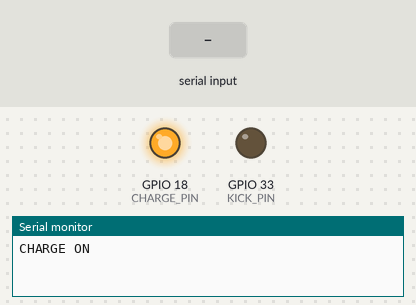
Recording of a sketch running on a simulated ESP32. Shown: output pins drawn as LEDs (lit = HIGH), the last lines printed to the serial monitor. Inputs (shaded band) come from the test bench.

Above: at 1.2 s.
1.3 s: "C0\n" received over Serial
At 2.3 s:
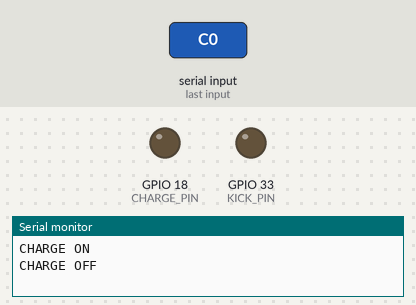
2.8 s: "C1\n" received over Serial
At 3.4 s:
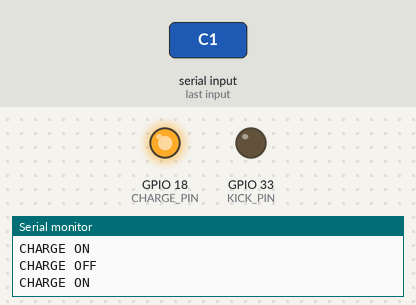
Timing chart, 0 to 5.8 s (numbered marks = the images above; inputs shaded):
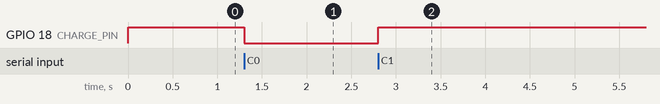

The sketch:

new_kicker_board_test.ino
```cpp
//Comandos:
//  C1           -> ligar carregamento
//  C0           -> desligar carregamento
//  K <micros>   -> chutar (exemplo: "K 800")

#define KICK_PIN    33
#define CHARGE_PIN  18

// regras de segurança
const unsigned long KICK_COOLDOWN_MS   = 2000; // entre chutes
const unsigned long TIME_AFTER_CHARGE  = 500;   // ms após desligar carga antes do chute
const unsigned long TIME_BEFORE_CHARGE = 10; // ms após desligar carga antes do chute
const unsigned long MIN_CHARGE_TIME_MS = 2000; // ms de carga antes de poder chutar

static bool charge_enabled = false;
static unsigned long charge_on_since_ms = 0;
static unsigned long last_kick_ms = 0;

void charge_on() {
  if (!charge_enabled) {
    digitalWrite(CHARGE_PIN, HIGH);
    charge_enabled = true;
    charge_on_since_ms = millis();
    Serial.println(F("CHARGE ON"));
  }
}

void charge_off() {
  if (charge_enabled) {
    digitalWrite(CHARGE_PIN, LOW);
    charge_enabled = false;
    Serial.println(F("CHARGE OFF"));
  }
}

bool can_kick_now() {
  unsigned long now = millis();

  if (!charge_enabled) {
    Serial.println(F("[BLOCK] Carregamento OFF"));
    return false;
  }
  if (now - charge_on_since_ms < MIN_CHARGE_TIME_MS) {
    Serial.print(F("[BLOCK] Carregando ha "));
    Serial.print(now - charge_on_since_ms);
    Serial.println(F(" ms (< 2000 ms)"));
    return false;
  }
  if (now - last_kick_ms < KICK_COOLDOWN_MS) {
    Serial.print(F("[BLOCK] Cooldown restante: "));
    Serial.print(KICK_COOLDOWN_MS - (now - last_kick_ms));
    Serial.println(F(" ms"));
    return false;
  }
  return true;
}

bool do_kick(uint32_t pulse_us) {
  if (!can_kick_now()) return false;

  charge_off();
  delay(TIME_AFTER_CHARGE);
  Serial.print(F("[KICK] Pulso de "));
  Serial.print(pulse_us);
  Serial.println(F(" us"));
  digitalWrite(KICK_PIN, HIGH);
  delayMicroseconds(pulse_us);
  digitalWrite(KICK_PIN, LOW);
  delayMicroseconds(TIME_BEFORE_CHARGE);

  last_kick_ms = millis();

  charge_on();

  return true;
}

void setup() {
  Serial.begin(115200);
  pinMode(KICK_PIN, OUTPUT);
  pinMode(CHARGE_PIN, OUTPUT);
  digitalWrite(KICK_PIN, LOW);
  digitalWrite(CHARGE_PIN, LOW);
  charge_on();

  last_kick_ms = millis() - KICK_COOLDOWN_MS;
}

void loop() {
  if (Serial.available()) {
    String cmd = Serial.readStringUntil('\n');
    cmd.trim();

    if (cmd.equalsIgnoreCase("C1")) {
      charge_on();
    } else if (cmd.equalsIgnoreCase("C0")) {
      charge_off();
    } else if (cmd.startsWith("K")) {
      int sp = cmd.indexOf(' ');
      if (sp > 0) {
        long pulse_us = cmd.substring(sp + 1).toInt();
        if (pulse_us > 0) {
          if (!do_kick((uint32_t)pulse_us)) {
            Serial.println(F("KICK Abortado pelas regras (carga/tempo/cooldown)"));
          }
        } else {
          Serial.println(F("Use: K <micros> com valor > 0"));
        }
      } else {
        Serial.println(F("Formato: K <micros>"));
      }
    } else if (cmd.length()) {
      Serial.println(F("Comando invalido"));
    }
  }

  delay(1);
}
```

Measured:
- after the input at 1.3 s, GPIO 18 (CHARGE_PIN): HIGH → LOW at once
- after the input at 2.8 s, GPIO 18 (CHARGE_PIN): LOW → HIGH at once
